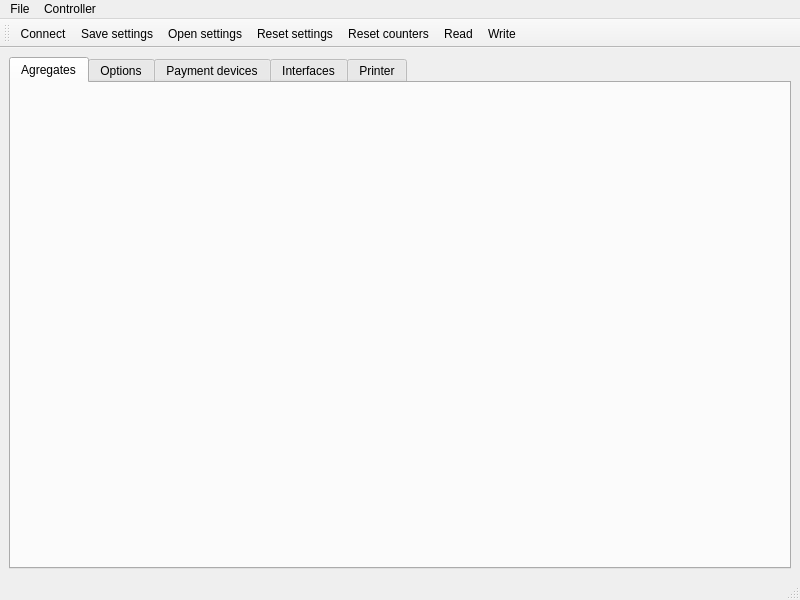
<?xml version="1.0" encoding="UTF-8"?>
<ui version="4.0">
 <class>MainWindow</class>
 <widget class="QMainWindow" name="MainWindow">
  <property name="geometry">
   <rect>
    <x>0</x>
    <y>0</y>
    <width>800</width>
    <height>600</height>
   </rect>
  </property>
  <property name="windowTitle">
   <string>MainWindow</string>
  </property>
  <widget class="QWidget" name="centralwidget">
   <layout class="QGridLayout" name="gridLayout">
    <item row="0" column="0">
     <widget class="QTabWidget" name="tabWidget">
      <property name="currentIndex">
       <number>0</number>
      </property>
      <widget class="AgregatesWidget" name="tab_agregates">
       <attribute name="title">
        <string>Agregates</string>
       </attribute>
      </widget>
      <widget class="OptionsWidget" name="tab_options">
       <attribute name="title">
        <string>Options</string>
       </attribute>
      </widget>
      <widget class="PaymentDevicesWidget" name="tab_payment_devices">
       <attribute name="title">
        <string>Payment devices</string>
       </attribute>
      </widget>
      <widget class="InterfacesWidget" name="tab_interfaces">
       <attribute name="title">
        <string>Interfaces</string>
       </attribute>
      </widget>
      <widget class="PrinterWidget" name="tab_printer">
       <attribute name="title">
        <string>Printer</string>
       </attribute>
      </widget>
     </widget>
    </item>
   </layout>
  </widget>
  <widget class="QMenuBar" name="menubar">
   <property name="geometry">
    <rect>
     <x>0</x>
     <y>0</y>
     <width>800</width>
     <height>28</height>
    </rect>
   </property>
   <widget class="QMenu" name="menuFile">
    <property name="title">
     <string>File</string>
    </property>
    <addaction name="separator"/>
    <addaction name="actionConnect"/>
    <addaction name="actionSave_settings"/>
    <addaction name="actionOpen_settings"/>
    <addaction name="separator"/>
    <addaction name="actionReset_settings"/>
    <addaction name="actionReset_counters"/>
    <addaction name="separator"/>
   </widget>
   <widget class="QMenu" name="menuController">
    <property name="title">
     <string>Controller</string>
    </property>
    <addaction name="actionRead"/>
    <addaction name="actionWrite"/>
   </widget>
   <addaction name="menuFile"/>
   <addaction name="menuController"/>
  </widget>
  <widget class="QStatusBar" name="statusbar"/>
  <widget class="QToolBar" name="toolBar">
   <property name="windowTitle">
    <string>toolBar</string>
   </property>
   <attribute name="toolBarArea">
    <enum>TopToolBarArea</enum>
   </attribute>
   <attribute name="toolBarBreak">
    <bool>false</bool>
   </attribute>
   <addaction name="actionConnect"/>
   <addaction name="actionSave_settings"/>
   <addaction name="actionOpen_settings"/>
   <addaction name="actionReset_settings"/>
   <addaction name="actionReset_counters"/>
   <addaction name="actionRead"/>
   <addaction name="actionWrite"/>
  </widget>
  <action name="actionConnect">
   <property name="icon">
    <iconset resource="resourses.qrc">
     <normaloff>:/images/serial-port-icon-10.jpg</normaloff>:/images/serial-port-icon-10.jpg</iconset>
   </property>
   <property name="text">
    <string>Connect</string>
   </property>
  </action>
  <action name="actionSave_settings">
   <property name="icon">
    <iconset resource="resourses.qrc">
     <normaloff>:/images/save_settings.png</normaloff>:/images/save_settings.png</iconset>
   </property>
   <property name="text">
    <string>Save settings</string>
   </property>
  </action>
  <action name="actionOpen_settings">
   <property name="icon">
    <iconset resource="resourses.qrc">
     <normaloff>:/images/open_settings.png</normaloff>:/images/open_settings.png</iconset>
   </property>
   <property name="text">
    <string>Open settings</string>
   </property>
  </action>
  <action name="actionReset_settings">
   <property name="icon">
    <iconset resource="resourses.qrc">
     <normaloff>:/images/reset_settings.png</normaloff>:/images/reset_settings.png</iconset>
   </property>
   <property name="text">
    <string>Reset settings</string>
   </property>
  </action>
  <action name="actionReset_counters">
   <property name="icon">
    <iconset resource="resourses.qrc">
     <normaloff>:/images/reset.png</normaloff>:/images/reset.png</iconset>
   </property>
   <property name="text">
    <string>Reset counters</string>
   </property>
  </action>
  <action name="actionRead">
   <property name="icon">
    <iconset resource="resourses.qrc">
     <normaloff>:/images/read_from_controller.png</normaloff>:/images/read_from_controller.png</iconset>
   </property>
   <property name="text">
    <string>Read</string>
   </property>
  </action>
  <action name="actionWrite">
   <property name="icon">
    <iconset resource="resourses.qrc">
     <normaloff>:/images/write_to_controller.png</normaloff>:/images/write_to_controller.png</iconset>
   </property>
   <property name="text">
    <string>Write</string>
   </property>
  </action>
 </widget>
 <customwidgets>
  <customwidget>
   <class>AgregatesWidget</class>
   <extends>QWidget</extends>
   <header>AgregatesWidget.h</header>
   <container>1</container>
  </customwidget>
  <customwidget>
   <class>OptionsWidget</class>
   <extends>QWidget</extends>
   <header>OptionsWidget.h</header>
   <container>1</container>
  </customwidget>
  <customwidget>
   <class>PaymentDevicesWidget</class>
   <extends>QWidget</extends>
   <header>PaymentDevicesWidget.h</header>
   <container>1</container>
  </customwidget>
  <customwidget>
   <class>InterfacesWidget</class>
   <extends>QWidget</extends>
   <header>InterfacesWidget.h</header>
   <container>1</container>
  </customwidget>
  <customwidget>
   <class>PrinterWidget</class>
   <extends>QWidget</extends>
   <header>PrinterWidget.h</header>
   <container>1</container>
  </customwidget>
 </customwidgets>
 <resources>
  <include location="resourses.qrc"/>
 </resources>
 <connections/>
</ui>
